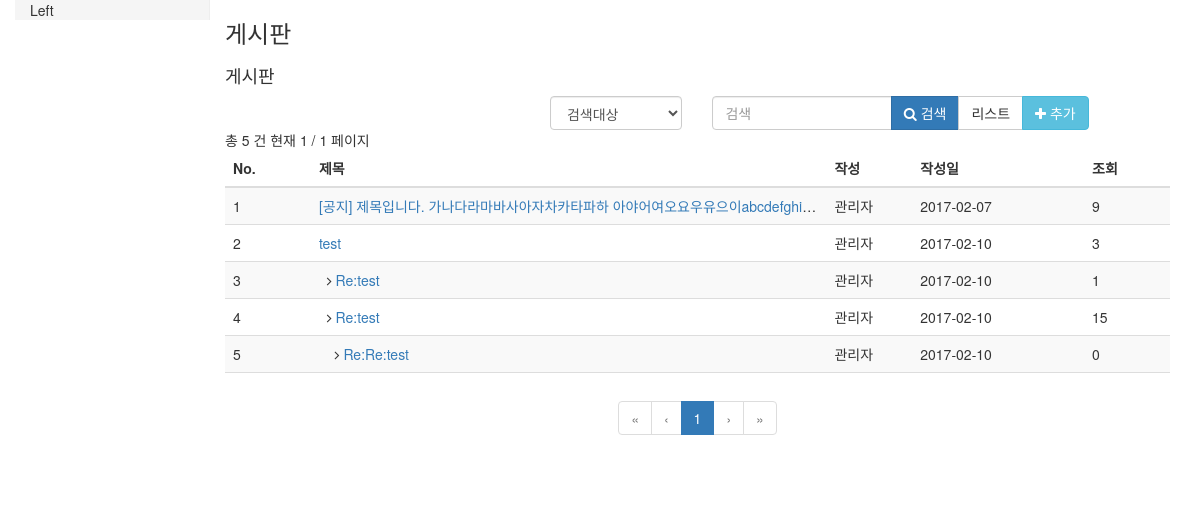
The page /board/index.php (signed in) on the database its author committed.
### tables this page shows
CREATE TABLE IF NOT EXISTS `brn_auth` (
  `a_idx` int(11) unsigned NOT NULL AUTO_INCREMENT,
  `a_table` varchar(50) NOT NULL COMMENT '권한적용하는 테이블',
  `a_list` tinyint(3) NOT NULL DEFAULT '0',
  `a_view` tinyint(3) NOT NULL DEFAULT '0' COMMENT '== a_list',
  `a_write` tinyint(3) NOT NULL DEFAULT '0' COMMENT '>= a_list',
  `a_download` tinyint(3) NOT NULL DEFAULT '0' COMMENT '>= a_list',
  `a_modify` tinyint(3) NOT NULL DEFAULT '0' COMMENT '>= a_view',
  `a_remove` tinyint(3) NOT NULL DEFAULT '0' COMMENT '>= a_view',
  `a_reply` tinyint(3) NOT NULL DEFAULT '0' COMMENT '>= a_view 작성권한',
  `a_comment` tinyint(3) NOT NULL DEFAULT '0' COMMENT '>= a_view 작성권한',
  `a_notice` tinyint(3) NOT NULL DEFAULT '0' COMMENT '>= a_create',
  `a_secret` tinyint(3) NOT NULL DEFAULT '0' COMMENT '>= a_create',
  `a_attach` tinyint(3) NOT NULL DEFAULT '0' COMMENT '>= a_create',
  `f_reply` varchar(5) NOT NULL DEFAULT 'y' COMMENT '답글 사용여부',
  `f_comment` varchar(5) NOT NULL DEFAULT 'y' COMMENT '덧글 사용여부',
  `f_notice` varchar(5) NOT NULL DEFAULT 'y' COMMENT '공지사항 사용여부',
  `f_secret` varchar(5) NOT NULL DEFAULT 'n' COMMENT '비밀글 사용여부',
  `f_attach_count` tinyint(3) unsigned NOT NULL DEFAULT '0' COMMENT 'max_count(첨부파일)',
  `f_attach_type` varchar(200) NOT NULL COMMENT '첨부파일 확장자',
  PRIMARY KEY (`a_idx`),
  KEY `a_table` (`a_table`)
);

CREATE TABLE IF NOT EXISTS `brn_board` (
  `b_idx` int(11) unsigned NOT NULL AUTO_INCREMENT,
  `b_ref` int(10) unsigned NOT NULL DEFAULT '0' COMMENT '글 묶음',
  `b_depth` int(10) unsigned NOT NULL DEFAULT '0' COMMENT '글 묶음 들여쓰기',
  `b_parent` int(10) unsigned NOT NULL DEFAULT '0' COMMENT '자신의 부모글',
  `b_order` int(10) unsigned NOT NULL DEFAULT '0' COMMENT '글 묶음 정렬순서',
  `b_title` varchar(200) NOT NULL,
  `b_name` varchar(100) NOT NULL,
  `b_id` varchar(50) NOT NULL,
  `b_password` varchar(50) NOT NULL,
  `b_content` text,
  `b_count` int(10) unsigned DEFAULT '0',
  `b_email` varchar(100) DEFAULT NULL,
  `b_secret` tinyint(3) unsigned DEFAULT '0',
  `b_notice` tinyint(3) unsigned DEFAULT '0',
  `b_reg_IP` varchar(50) DEFAULT NULL,
  `b_reg_date` datetime DEFAULT NULL,
  PRIMARY KEY (`b_idx`),
  KEY `b_ref` (`b_ref`)
);

### app/board/boardView.php (called while the page is built, shortened)
<?php
class BoardView extends CoreView
{
    public function index($data)
    {
        $data['cssLink'] = array();
        $data['scriptHeader'] = array();
        $data['scriptFooter'] = array();
        $this->render('list', $data);
    }
}

### app/board/boardControl.php (called while the page is built, shortened)
<?php
class BoardControl extends CoreControl
{
    private $_row;
    private $_auth;
    public function __construct()
    {
        $this->_row = 20;
        $this->_model->setRow($this->_row);
        $this->_auth = $this->_model->getAuth();
    }
    private function urlQuery()
    {
        $get_page = (empty($_GET["page"]))? 1: noInject($_GET["page"]);
        $get_s = (empty($_GET["s"]))? '': noInject($_GET["s"]);
        $get_k = (empty($_GET["k"]))? '': noInject($_GET["k"]);
        return compact('get_page', 'get_s', 'get_k');
    }
    public function index()
    {
        $query = $this->urlQuery();
        $data = $this->_model->selectAll($query['get_page']);
        $data['total_page'] = (int)ceil($data['total_count'] / $this->_row);
        $data['auth'] = $this->_auth;
        $data = array_merge($data, $query);
        $this->_view->index($data);
    }
}

### app/core/coreModel.php (called while the page is built)
<?php
class CoreModel
{
    private static $databases;
    public $connection;
    public function __construct()
    {
        $connDetails = "localhost|brighten|brighten|qmfkdlxms";
        if (!is_object(self::$databases[$connDetails])) {
            list($host, $dbname, $user, $pass) = explode('|', $connDetails);
            $dsn = "mysql:host=$host;dbname=$dbname";
            self::$databases[$connDetails] = new PDO($dsn, $user, $pass, array(PDO::MYSQL_ATTR_INIT_COMMAND => "SET NAMES utf8"));
            self::$databases[$connDetails]->setAttribute(PDO::ATTR_ERRMODE, PDO::ERRMODE_EXCEPTION);
        }
        $this->connection = self::$databases[$connDetails];
    }
    public function selectAuth($tableName)
    {
        $sql = "
            SELECT *
            FROM brn_auth
            WHERE a_table = :table";
        $stmt = $this->connection->prepare($sql);
        $stmt->bindParam(':table', $tableName, PDO::PARAM_STR);
        $stmt->execute();
        return $stmt->fetch(PDO::FETCH_ASSOC);
    }
}

### app/board/boardModel.php (called while the page is built, shortened)
<?php
class BoardModel extends CoreModel
{
    private $_table;
    private $_row_page;
    public function __construct()
    {
        $this->_table = 'brn_board';
        $this->_row_page = 30;
    }
    public function getAuth()
    {
        return $this->selectAuth($this->_table);
    }
    public function setRow($row)
    {
        $this->_row_page = $row;
    }
    public function selectAll($page)
    {
        $search = array();
        $param  = array();
        $result = array();
        $result['total_count'] = $this->getRowCount($search, $param);
        $offset_page = ($page - 1) * $this->_row_page;
        $result['row_no'] = $offset_page;
        if (!empty($search)) {
            $sql = "
                SELECT *
                FROM $this->_table
                WHERE ".implode(' AND ', $search)."
                ORDER BY b_notice DESC, b_ref DESC, b_order ASC
                LIMIT $offset_page, $this->_row_page";
            $stmt = $this->connection->prepare($sql);
            foreach ($param as $key => &$val) {
                $stmt->bindParam($key, $val);
            }
        } else {
            $sql = "
                SELECT *
                FROM $this->_table
                ORDER BY b_notice DESC, b_ref DESC, b_order ASC
                LIMIT $offset_page, $this->_row_page";
            $stmt = $this->connection->prepare($sql);
        }
        $stmt->execute();
        $result['rows'] = $stmt->fetchAll(PDO::FETCH_ASSOC);
        return $result;
    }
    private function getRowCount($search = array(), $param = array())
    {
        if (!empty($search)) {
            $sql = "
                SELECT COUNT(*) AS b_count
                FROM $this->_table
                WHERE ".implode(' AND ', $search);
            $stmt = $this->connection->prepare($sql);
            foreach ($param as $key => &$val) {
                $stmt->bindParam($key, $val);
            }
        } else {
            $sql = "
                SELECT COUNT(*) AS b_count
                FROM $this->_table";
            $stmt = $this->connection->prepare($sql);
        }
        $stmt->execute();
        $row = $stmt->fetch();
        return $row['b_count'];
    }
}

### app/core/coreControl.php (called while the page is built, shortened)
<?php
class CoreControl
{
    public function __construct($mv)
    {
        $this->_model = loadClass(ucfirst($mv).'Model', $mv);
    }
}

### app/core/class.php (called while the page is built, shortened)
<?php
function includeClassFile($class)
{
    if (substr($class, 0, 4) === 'Core') {
        $classPath = APP_PATH.'core/';
    } else {
        $classPath = ClassPath::$subPath;
    }
    $class{0} = strtolower($class{0});
}
function &loadClass ($class, $path = '')
{
    static $_classes = array();
    if ($path != '' && substr($path, -1) != '/') {
        $path .= '/';
    }
    $classPath = APP_PATH.$path;
    if (class_exists($class)) {
        $_classes[$classPath.$class] = new $class();
        return $_classes[$classPath.$class];
    }
}

### app/view/board/list.php (the view, shortened to what this page needs)
<?php
$selected = array(0=>'', '', '', '');
if (empty($get_s)) {
    $selected['0'] = 'selected';
} else {
    $selected[$get_s] = 'selected';
}
?>
                <h3>게시판</h3>
                <div class="row">
                    <div class="col-md-12">
                        <h4>게시판</h4>
                        <div class="row">
                            <form name="frmSearch" id="frmSearch" method="GET" class="form-horizontal" action="<?=$_SERVER['PHP_SELF']?>">
                                <div class="col-md-2 col-md-offset-4">
                                    <select name="s" id="searchSelect" class="form-control" tabindex="1">
                                        <option value="0" <?=$selected['0']?>>검색대상</option>
                                    </select>
                                </div>
                                <div class="col-md-5">
                                    <div class="input-group">
                                        <input type="text" name="k" id="searchWord" placeholder="검색" class="input form-control" tabindex="2" value="<?=$get_k?>">
                                        <span class="input-group-btn">
                                            <button type="submit" class="btn btn-primary" tabindex="3"> <i class="fa fa-search"></i> 검색</button>
                                            <a class="btn btn-default" href="<?=$_SERVER['PHP_SELF']?>"> 리스트</a>
                                            <?=getAuthButton($auth['a_write'],
                                                '<a href="'.$_SERVER['PHP_SELF'].'?enter=w&'.getQuery('enter','idx').'" class="btn btn-info"> <i class="fa fa-plus"></i> 추가</a>')?>
                                        </span>
                                    </div>
                                </div>
                            </form>
                        </div>
                    </div>
                    <div class="col-md-12">
                        <div class="table-responsive">
                            <div>
                                총 <?=number_format($total_count)?> 건
                                현재 <?=number_format($get_page)?> / <?=number_format($total_page)?> 페이지
                            </div>
                            <table class="table table-striped">
                                <thead>
                                    <tr>
                                        <th class="col-md-1">No.</th>
                                        <th class="col-md-6">제목</th>
                                        <th class="col-md-1">작성</th>
                                        <th class="col-md-2">작성일</th>
                                        <th class="col-md-1">조회</th>
                                    </tr>
                                </thead>
                                <tbody><?php
                                foreach ($rows as $val) {
                                    $row_no += 1;
                                    $idx = $val['b_idx'];
                                    if ($val['b_depth'] > 0) {
                                        $indent = str_repeat('&nbsp;&nbsp;', $val['b_depth']) .'<i class="fa fa-angle-right"></i> ';
                                    } else {
                                        $indent = '';
                                    }
                                    $title = $val['b_title'];
                                    if ($val['b_notice'] == '1') {
                                        $title = '[공지] '.$title;
                                    }
                                    if (hasAuth($auth['a_view'])) {
                                        $title = $indent .'<a href="'. $_SERVER['PHP_SELF'] .'?enter=v&idx='. $idx .'&'. getQuery() .'">'.$title .'</a>';
                                    }
                                    if ($val['b_secret'] == '1') {
                                        $title .= ' <i class="fa fa-lock"></i>';
                                    }
                                    $regDate = date('Y-m-d', strtotime($val['b_reg_date']));
                                    ?>
                                    <tr>
                                        <td><?=$row_no?></td>
                                        <td class="ellipsis-base ellipsis-title"><?=$title?></td>
                                        <td class="ellipsis-base ellipsis-name"><?=$val['b_name']?></td>
                                        <td><?=$regDate?></td>
                                        <td><?=$val['b_count']?></td>
                                    </tr><?php
                                } ?>
                                </tbody>
                                <tfoot>
                                    <tr>
                                        <td colspan="6" class="text-center">
                                            <ul class="pagination">
                                                <?=paginate($total_page, 5, $get_page)?>
                                            </ul>
                                        </td>
                                    </tr>
                                </tfoot>
                            </table>
                        </div>
                    </div>
                </div>

### app/core/func.lib.php (shortened to what this page needs)
<?php
function hasAuth($level)
{
    return (isset($_SESSION['_level']) && ($level <= $_SESSION['_level']));
}
function getAuthButton($level, $strButton)
{
    return (hasAuth($level))? $strButton: '';
}
function getQuery($unset_key = 'idx')
{
    $arr_uri = parse_url($_SERVER['REQUEST_URI']);
    if (!empty($arr_uri['query'])) {
        parse_str($arr_uri['query'], $arr_query);
        if (!is_array($unset_key)) {
            $unset_key = preg_split('/,\s*/', $unset_key);
        }
        foreach ($unset_key as $val) {
            unset($arr_query[$val]);
        }
        $url_query = http_build_query($arr_query);
    } else {
        $url_query = '';
    }
    return $url_query;
}
function paginate($page_total, $block_size, $page)
{
    $arr_uri = parse_url($_SERVER['REQUEST_URI']);
    if (!empty($arr_uri['query'])) {
        parse_str($arr_uri['query'], $arr_query);
        unset($arr_query['page']);
        $url_query = http_build_query($arr_query);
    } else {
        $url_query = '';
    }
    $url_self = $_SERVER['PHP_SELF'];
    $page_first = '1';
    $page_last = $page_total;
    $block_start = ((int)ceil($page / $block_size) - 1) * $block_size;
    $block_prev = ($block_start <= 0)? 1: $block_start - $block_size + 1;
    $block_end = $block_start + $block_size;
    $block_next = $block_end + 1;
    if ($block_end > $page_total) {
        $block_end = $page_total;
        $block_next = $block_end;
    }
    $result = "\n";
    if ($block_prev > $block_start) {
        $disabled = "class=\"disabled\"";
    } else {
        $disabled = '';
    }
    $result .= "<li {$disabled}><a href=\"{$url_self}?page={$page_first}&{$url_query}\">&laquo;</a></li>\n";
    $result .= "<li {$disabled}><a href=\"{$url_self}?page={$block_prev}&{$url_query}\">&lsaquo;</a></li>\n";
    for ($i = $block_start + 1; $i <= $block_end; $i++) {
        if ($i == $page) {
            $result .= "<li class=\"active\"><a href=\"#\">$i<span class=\"sr-only\">(current)</span></a></li>\n";
        } else {
            $result .= "<li><a href=\"{$url_self}?page={$i}&{$url_query}\">$i</a></li>\n";
        }
    }
    if ($block_end == $page_total) {
        $disabled = "class=\"disabled\"";
    } else {
        $disabled = '';
    }
    $result .= "<li {$disabled}><a href=\"{$url_self}?page={$block_next}&{$url_query}\">&rsaquo;</a></li>\n";
    $result .= "<li {$disabled}><a href=\"{$url_self}?page={$page_last}&{$url_query}\">&raquo;</a></li>\n";
    return $result;
}

### app/css/custom.css (style rules this page uses)
#navbar-left { background-color: #f5f5f5; border-right: 1px solid #eeeeee; }
.ellipsis-base { overflow: hidden; white-space: nowrap; text-overflow: ellipsis; }
.ellipsis-name { max-width: 60px; }
.ellipsis-title { max-width: 450px; }

### rows shown on the page
brn_auth: a_write "추가"
brn_board: b_idx "5", b_depth "1", b_title "Re:test", b_name "관리자", b_reg_date "2017-02-10", b_count "15"
brn_board: title "[공지] 제목입니다. 가나다라마바사아자차카타파하 아야어여오요우유으이abcdefghi…", b_name "관리자", b_reg_date "2017-02-07", b_count "9"
brn_board: b_title "test", b_name "관리자", b_reg_date "2017-02-10", b_count "3"
brn_board: b_title "Re:test", b_name "관리자", b_reg_date "2017-02-10", b_count "1"
brn_board: b_title "Re:Re:test", b_name "관리자", b_reg_date "2017-02-10", b_count "0"
